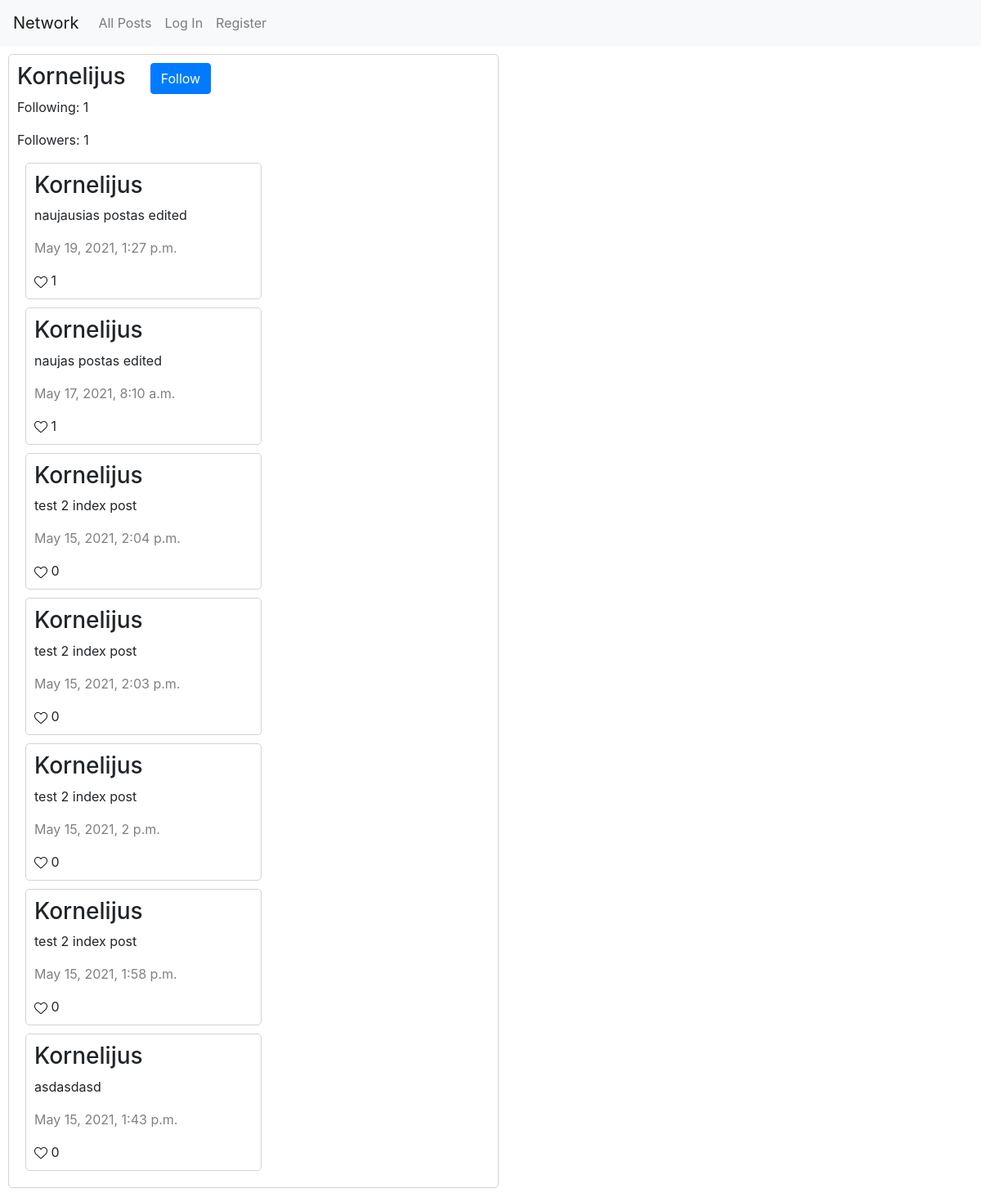
/profile/Kornelijus, run on the app's committed database.
### network/models.py (models this page shows)
class User(AbstractUser):
    pass

class Post(models.Model):
    user = models.ForeignKey("User", on_delete=models.CASCADE, related_name="posts")
    body = models.TextField(blank=True)
    timestamp = models.DateTimeField(auto_now_add=True)
    likes = models.IntegerField(default=0)
    class Meta:
        ordering = ["-timestamp"]

### network/views.py (the view)
# urls.py: path("profile/<str:username>", views.profile, name="profile"),
def profile(request, username):
    user = User.objects.get(username=username)
    user_info = UserInfo.objects.filter(user=user).first()
    if user_info:
        follows = user_info.following
        followers = user_info.followers
    else:
        follows = 0
        followers = 0
    user_posts = Post.objects.all().filter(user=user)
    return render(request, "network/profile.html", {
        "username": user,
        "posterid": user.id,
        "following": follows,
        "followers": followers,
        "posts": user_posts
    })

### network/templates/network/profile.html (shortened to what this page needs)
{% extends "network/layout.html" %}
{% load static %}
{% block body %}
    <div class="container-fluid tweet">
        <div class="row justify-content-md-left">
            <div class="col-md-auto">
            <h3>{{ username }}</h3>
            </div>
            <div class="col-md-auto">
                {% if user.id != posterid %}
                    <button class="btn btn-primary" id="follow" data-userid="{{ posterid }}">Follow</button>
                {% endif %}
            </div>
        </div>
        <p id="following">Following: {{ following }}</p>
        <p id="followers">Followers: {{ followers }}</p>
        {% for post in posts %}
            <div class="container-fluid tweet">
                <h3>{{ username }}</h3>
                <p class="message">{{ post.body }}</p>
                <p class="timestamp">{{ post.timestamp }}</p>
                <img src="{% static 'network/heart.png' %}" id="likebtn" data-postid="{{ post.id }}"> {{ post.likes }}
            </div>
        {% endfor %}
    </div>
{% endblock %}

### network/static/network/styles.css (style rules this page uses)
.timestamp { color: gray; }
.tweet { border: 1px solid lightgray; width: 50%; border-radius: 5px; padding: 10px; margin: 10px; }
.message { word-wrap: break-word; }

### data on the page
User: username "Kornelijus"
Post: body "naujausias postas edited", timestamp "May 19, 2021, 1:27 p.m.", likes "1"
Post: body "naujas postas edited", timestamp "May 17, 2021, 8:10 a.m.", likes "1"
Post: body "test 2 index post", timestamp "May 15, 2021, 2:04 p.m.", likes "0"
Post: body "test 2 index post", timestamp "May 15, 2021, 2:03 p.m.", likes "0"
Post: body "test 2 index post", timestamp "May 15, 2021, 2 p.m.", likes "0"
Post: body "test 2 index post", timestamp "May 15, 2021, 1:58 p.m.", likes "0"
Post: body "asdasdasd", timestamp "May 15, 2021, 1:43 p.m.", likes "0"

### other printed values
{{ following }} "1"
{{ followers }} "1"
